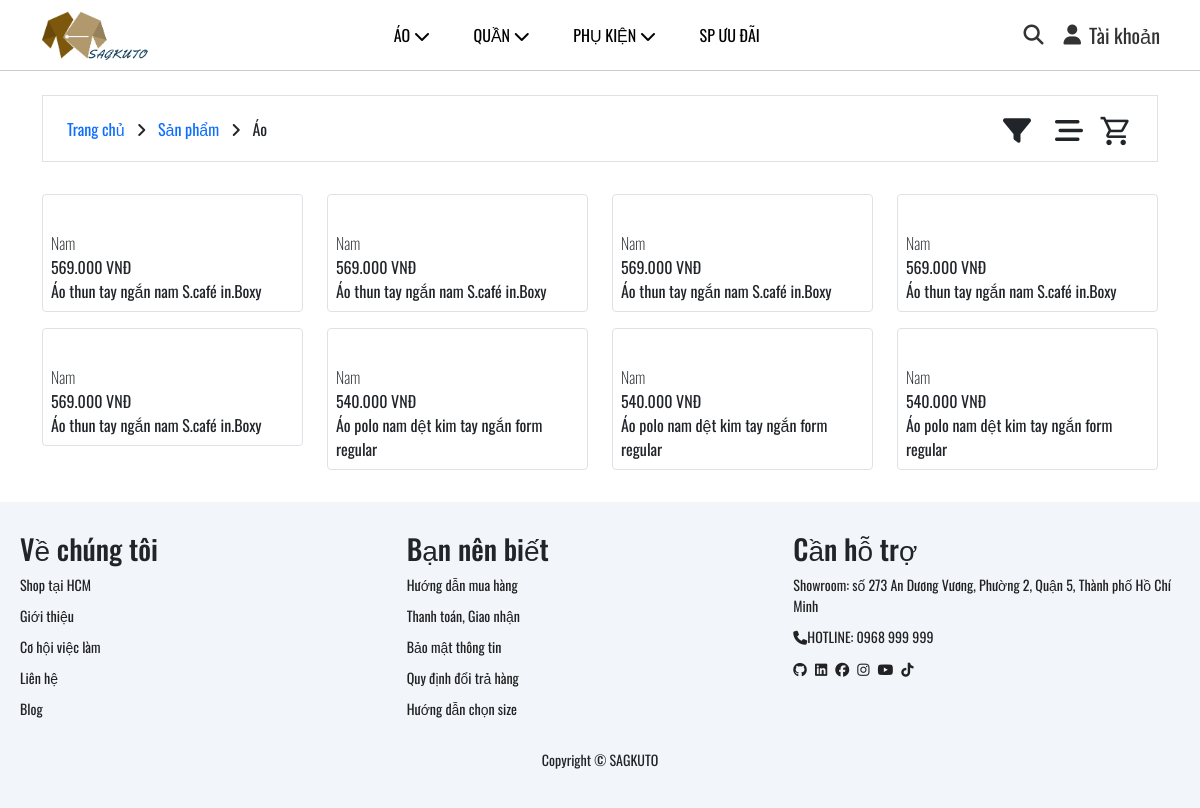
Screenshot of /index.php?page=sanpham&phanloai=ao with the database file from the repository.
### tables this page shows
CREATE TABLE `product_variants` (
  `variant_id` int(11) NOT NULL,
  `product_id` int(11) DEFAULT NULL,
  `image` varchar(255) DEFAULT NULL,
  `size` varchar(50) DEFAULT NULL,
  `stock` int(11) DEFAULT 0,
  `color_id` int(11) DEFAULT NULL
);

CREATE TABLE `products` (
  `product_id` int(11) NOT NULL,
  `name` varchar(255) NOT NULL,
  `description` text DEFAULT NULL,
  `category_id` int(11) DEFAULT NULL,
  `price` decimal(12,2) DEFAULT NULL,
  `rating_avg` float DEFAULT 0,
  `rating_count` int(11) DEFAULT 0,
  `sold_count` int(11) DEFAULT 0,
  `price_sale` decimal(12,2) DEFAULT NULL
);

### layout/phanloai.php (the view, shortened to what this page needs)
    <?php
    echo '<!DOCTYPE html>
    <html lang="en">
    <head>
        <meta charset="UTF-8">
        <meta name="viewport" content="width=device-width, initial-scale=1.0">
        <link href="https://cdn.jsdelivr.net/npm/bootstrap@5.3.3/dist/css/bootstrap.min.css" rel="stylesheet">
        <link rel="stylesheet" href="https://cdnjs.cloudflare.com/ajax/libs/font-awesome/6.7.2/css/all.min.css" />
        <title>sagkuto</title>
        <link rel="icon" type="./Images/png" href="../assets/img/logo_favicon/favicon.png">
        <link rel="stylesheet" href="../assets/fonts/font.css">
        <link rel="stylesheet" href="../assets/css/product.css">
        <link rel="stylesheet" href="../assets/css/footer.css">
        <link rel="stylesheet" href="https://fonts.googleapis.com/css2?family=Material+Symbols+Outlined:opsz,wght,FILL,GRAD@24,400,0,0&icon_names=shopping_cart" />
    </head>';
    ?>
    <?php
    echo '<section class="pt-4 pb-3">
    <div class="container-md">
        <div class="border py-2 px-4 d-flex align-items-center">
            <div class="me-auto">
                <p class="mb-0">
                    <a href="index.php" class="text-decoration-none link-primary aHover">
                        Trang chủ
                    </a>
                    <span class="mx-2">
                        <i class="fa-solid fa-angle-right"></i>
                    </span>
                    <span class="text-dark">
                    <a href="?page=sanpham" class="text-decoration-none link-primary aHover">
                        Sản phẩm
                    </a>
                    </span>
                    <span class="mx-2">
                        <i class="fa-solid fa-angle-right"></i>
                    </span>
                    <span class="text-dark">';
                    $phanloai = $_GET['phanloai'];
                    if($phanloai == 'ao')
                    {
                        echo 'Áo';
                    }else if($phanloai == 'quan')
                    {
                        echo 'Quần';
                    }else if($phanloai == 'aopolo')
                    {
                        echo 'Áo Polo';
                    }else if($phanloai == 'aosomi')
                    {
                        echo 'Áo Sơmi';
                    }else
                    {
                        echo 'Áo khoác';
                    }
                    echo '    </span>
                </p>
            </div>
            <div class="timkiemnangcao">
                    <div class="boloc">
                        <div class="position-relative">
                            <span class="fs-3"><i class="fa-solid fa-filter boloc_icon" id="filter-icon"></i></span>
                            <div class="filter_loc position-absolute text-bg-light end-md-100 end-0 rounded-1">
                                            <form action="index.php" method="GET">
                    <input type="hidden" name="page" value="sanpham">';
                        echo '
                                </form>
                            </div>
                        </div>
                    </div>
            </div>
            <div class="sort-box ms-4">
                <div class="position-relative">
                    <span class="fs-3">
                        <i class="fa-solid fa-bars-staggered" id="sort-icon"></i>
                    </span>';
                    $baseURL = "?page=sanpham&";
                    if (isset($_GET['phanloai'])) {
                        $baseURL .= "phanloai=" . $_GET['phanloai'] . "&";
                    }
            echo'
                    <div class="xacdinhZ_max sort-menu position-absolute text-bg-light end-100 rounded-1" id="sort-menu" style="width: 200px;">
                        <div class="p-3">
                            <p class="mb-0 fw-bold">Sắp xếp theo</p>
                            <a href="' . $baseURL . 'sapxep=giamdan">
                             <button class="btn btn-outline-secondary btn-sm mt-2 fs-6 w-100">
                                <span class="me-2"><i class="fa-solid fa-arrow-trend-down"></i></span> Giá giảm dần
                            </button>
                            </a>
                            <br>
                            <a href="' . $baseURL . 'sapxep=tangdan">
                            <button class="btn btn-outline-secondary btn-sm mt-2 fs-6 w-100">
                                <span class="me-2"><i class="fa-solid fa-arrow-trend-up"></i></span> Giá tăng dần
                            </button>
                            </a>
                        </div>
                    </div>
                </div>
            </div>
                                <div class="ms-3" style="margin-top: 10px;">
                <a href="/layout/cart.php" title="Giỏ hàng" class="text-dark">
                        <span class="material-symbols-outlined" style="font-size: 34px;">
                             shopping_cart
                        </span>
                    </a>
            </div>
        </div>
    </div>
</section>';
    ?>
    <?php
    $connection = mysqli_connect("localhost","root","","db_web_quanao",3306);
    $sort = isset($_GET['sapxep']) ? $_GET['sapxep'] : '';
    $qrySort = '';
    if($sort == 'tangdan')
    {
        $qrySort = 'ORDER BY price ASC';
    }else
    {
        $qrySort = 'ORDER BY price DESC';
    }
    mysqli_set_charset($connection, 'utf8');
    $limit = 8;
    $page = isset($_GET['page']) ? (int)$_GET['page'] : 1;
    if ($page < 1) $page = 1;
    $offset = ($page - 1) * $limit;
    $phanloaiA = ['ao' => 1,
                  'quan' => 2,
                  'aopolo' => 3,
                  'aosomi' => 4,
                  'aokhoac' => 5];
    $selectPhanloai =  $_GET['phanloai'] ?? null;
    if($selectPhanloai && isset($phanloaiA[$selectPhanloai]))
    {
        $where[] = "products.category_id = ". $phanloaiA[$selectPhanloai];
    }else
    {
        $where[] = "products.category_id = -1";
    }
$filterQuery = "";
if (count($where) > 0) {
    $filterQuery = "WHERE " . implode(" AND ", $where);
}
$quryDemSL = "SELECT COUNT(DISTINCT products.product_id) AS total
FROM products
JOIN product_variants ON products.product_id = product_variants.product_id
$filterQuery";
$demRs = mysqli_query($connection, $quryDemSL);
$totalRow = mysqli_fetch_assoc($demRs);
$totalSach = $totalRow['total'];
$totalPage = ceil($totalSach / $limit);
    $strSQL = "SELECT * FROM products
    JOIN product_variants ON products.product_id = product_variants.product_id
    $filterQuery $qrySort
    LIMIT $limit OFFSET $offset";
    $result = mysqli_query($connection, $strSQL);
    echo '
    <section>
    <div class="container-md">
    <div class="row">';
    while($row = mysqli_fetch_assoc($result))
    {
        $name = $row['name'];
        $gia = number_format($row['price'], 0, ',', '.');
        echo '
                <div class="xacdinhZ col-md-3 col-6 mt-3 effect_hover">
                        <div class="border rounded-1">
                            <a href="#" class="text-decoration-none text-dark ">
                                <img src="../assets/img/sanpham/sp1.jpg" alt="" class="img-fluid">
                                <div class="mt-2 p-2 pt-1">
                                    <div class="">
                                        <p class="mb-0 fw-lighter">Nam</p>
                                        <p class="mb-0">' . $gia . ' VNĐ</p>
                                        <p class="mb-0">' . $name . '</p>
                                    </div>
                                </div>
                            </a>
                        </div>
                </div>
    ';
    }
    if($totalPage == 1)
    {
        $paddingTest = 'py-3';
    }else
    {
        $paddingTest = 'py-0';
    }
    echo '<div class = "' . $paddingTest . '">
        </div>
    ';
    ?>
    <?php
    echo '
    </div>
    </div>
    </section>';
    ?>
    <?php
    echo '    <script src="../assets/js/xulyFIlter.js"></script>
        <script src="https://cdn.jsdelivr.net/npm/bootstrap@5.3.3/dist/js/bootstrap.bundle.min.js"></script>
    </body>
    </html>';
    ?>

### index.php (shortened to what this page needs)
<?php
    echo '<!DOCTYPE html>
<html lang="en">
<head>
    <meta charset="UTF-8">
    <meta name="viewport" content="width=device-width, initial-scale=1.0">
    <link rel="stylesheet" href="https://cdnjs.cloudflare.com/ajax/libs/font-awesome/6.7.2/css/all.min.css">
    <link href="https://cdn.jsdelivr.net/npm/bootstrap@5.3.3/dist/css/bootstrap.min.css" rel="stylesheet">
    <title>sagkuto</title>
    <link rel="icon" type="./Images/png" href="./assets/img/logo_favicon/favicon.png">
    <link rel="stylesheet" href="./assets/css/header.css">
    <link rel="stylesheet" href="./assets/css/slide.css">
    <link rel="stylesheet" href="./assets/css/footer.css">
    <link rel="stylesheet" href="./assets/fonts/font.css">
</head>
<body>'
;
?>
<?php
    include("./layout/header.php");
?>
<?php
    if(isset($_GET['page']))
    {
        $page = $_GET['page'];
        if(is_numeric($page))
        {
            include('./layout/product.php');
        }else
        {
            switch($page)
            {
                case 'sanpham':
                    if (isset($_GET['phanloai'])) {
                        include('./layout/phanloai.php');
                    } else {
                        include('./layout/product.php');
                    }
                    break;
            }
        }
    }else
    {
        include('./layout/home.php');
    }
?>
<?php
        include("./layout/footer.php");
?>

### layout/header.php (shortened to what this page needs)
<header class="header">
  <div class="logo_header">
  <a href="index.php">
    <img src="../assets/img/logo_favicon/logo.png" alt="SAGKUTO Logo">
  </a>
  </div>
  <nav class="menu_header">
    <ul class="mb-0">
      <li>
        <a href="index.php?page=sanpham&phanloai=ao">ÁO <i class="fa-solid fa-chevron-down"></i></a>
      </li>
      <li>
        <a href="index.php?page=sanpham&phanloai=quan">QUẦN <i class="fa-solid fa-chevron-down"></i></a>
      </li>
      <li>
        <a href="index.php?page=sanpham&phanloai=phukien">PHỤ KIỆN <i class="fa-solid fa-chevron-down"></i></a>
      </li>
      <li><a href="index.php?page=sanpham&phanloai=uudai">SP ƯU ĐÃI</a></li>
    </ul>
  </nav>
  <div class="icon-group">
    <a href="search.html" class="icon"><i class="fa-solid fa-magnifying-glass"></i></a>
    <a href="User-form\Login_Form\Login_Form.php" class="icon account-link">
      <i class="fa-solid fa-user"></i>
    <span>Tài khoản</span>
    </a>
  </div>
</header>

### layout/footer.php
<?php
echo '<footer class="section-p1">
    <div class="col">
        <img src="../assets/img/logo_favicon/logo.png" alt="logo-SAGKUTO">
    </div>
    <div class="col">
        <h3 class="fs-3">Về chúng tôi</h3>
        <a href="#">Shop tại HCM</a>
        <a href="#">Giới thiệu</a>
        <a href="#">Cơ hội việc làm</a>
        <a href="#">Liên hệ</a>
        <a href="#">Blog</a>
    </div>
    <div class="col">
        <h3 class="fs-3">Bạn nên biết</h3>
        <a href="#">Hướng dẫn mua hàng</a>
        <a href="#">Thanh toán, Giao nhận</a>
        <a href="#">Bảo mật thông tin</a>
        <a href="#">Quy định đổi trả hàng</a>
        <a href="#">Hướng dẫn chọn size</a>
    </div>
    <div class="col">
        <h3 class="fs-3">Cần hỗ trợ</h3>
        <a href="#">Showroom: số 273 An Dương Vương, Phường 2, Quận 5, Thành phố Hồ Chí Minh</a>
        <a href="#"><i class="fa-solid fa-phone"></i>HOTLINE: 0968 999 999</a>
        <div class="icon">
            <a href="https://github.com/"><i class="fa-brands fa-github"></i></a>
            <a href="https://www.linkedin.com/"><i class="fa-brands fa-linkedin"></i></a>
            <a href="https://www.facebook.com/"><i class="fab fa-facebook"></i></a>
            <a href="https://www.instagram.com/"><i class="fab fa-instagram"></i></a>
            <a href="https://www.youtube.com/"><i class="fab fa-youtube"></i></a>
            <a href="https://www.tiktok.com/"><i class="fa-brands fa-tiktok"></i></a>
        </div>
    </div>
    <div class="copyright">
        <p>Copyright © SAGKUTO</p>
    </div>
</footer>
';
?>

### assets/css/header.css (style rules this page uses)
.header { display: flex; justify-content: space-between; align-items: center; padding: 10px 40px; border-bottom: 1px solid #ccc; }
.logo_header img { height: 50px; display: block; }
.menu_header { position: static; display: block; }
.menu_header ul { list-style: none; padding: 0; margin: 0; }
.menu_header ul li { position: relative; display: inline-block; margin-right: 20px; }
.menu_header ul li a { text-decoration: none; padding: 10px; display: block; color: black; transition: color 0.3s; }
.icon-group { display: flex; align-items: center; gap: 20px; font-size: 18px; color: black; }
.icon { color: #333; font-size: 20px; text-decoration: none; display: flex; align-items: center; gap: 8px; transition: color 0.2s; }
.icon i { line-height: 1; vertical-align: middle; }

### assets/css/footer.css (style rules this page uses)
footer { display: flex; flex-wrap: wrap; justify-content: space-between; background-color: #F2F5FA ; padding: 30px 20px; }
footer .col { display: flex; flex-direction: column; align-items: flex-start; margin-bottom: 20px; }
footer h3 { font-size: 20px; }
footer p { font-size: 14px; margin: 0 0 8px 0; }
footer a { font-size: 14px; text-decoration: none; color: #222; margin-bottom: 10px; }
footer .copyright { width: 100%; text-align: center; }

### assets/css/product.css (style rules this page uses)
#sort-icon { cursor: pointer; transition: transform 0.2s ease; }
.xacdinhZ, .effect_hover { position: static !important; z-index: auto !important; transform: none !important; }

### rows the page displays
product_variants: product.price "569.000", product.name "Áo thun tay ngắn nam S.café in.Boxy"
product_variants: product.price "569.000", product.name "Áo thun tay ngắn nam S.café in.Boxy"
product_variants: product.price "569.000", product.name "Áo thun tay ngắn nam S.café in.Boxy"
product_variants: product.price "569.000", product.name "Áo thun tay ngắn nam S.café in.Boxy"
product_variants: product.price "569.000", product.name "Áo thun tay ngắn nam S.café in.Boxy"
product_variants: product.price "540.000", product.name "Áo polo nam dệt kim tay ngắn form regular"
product_variants: product.price "540.000", product.name "Áo polo nam dệt kim tay ngắn form regular"
product_variants: product.price "540.000", product.name "Áo polo nam dệt kim tay ngắn form regular"
